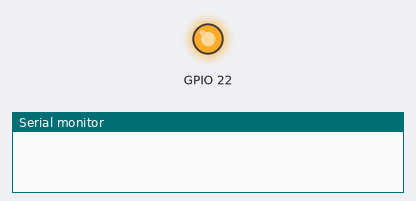
The sketch below on a simulated ESP32. Shown: output pins drawn as LEDs (lit = HIGH), the last lines printed to the serial monitor. WiFi joins after 1.5 s; servers stay silent unless stated; web services answer with replies made up by the test bench. At 2.9 s the program puts the board to deep sleep or switches it off; the recording ends there.

Above: at 0.2 s.
At 1.2 s:
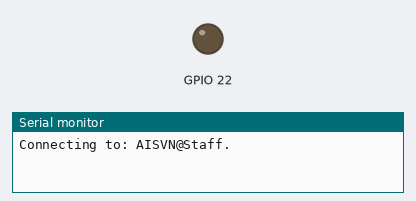
Timing chart, 0 to 2.7 s (numbered marks = the images above):
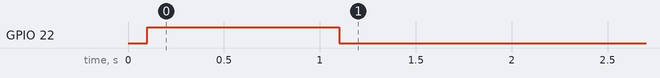

Measured:
- by itself, GPIO 22: LOW → HIGH at 0.10 s, → LOW 1.0 s later

The sketch:

Solarmeter_aisvn2.ino
```cpp
// Solarmeter first attempt, inspired by
// https://randomnerdtutorials.com/esp32-esp8266-publish-sensor-readings-to-google-sheets/

#include <WiFi.h>
#include <Wire.h>

const char* ssid     = "AISVN@Staff";  // AISVN@Staff
const char* password = "/\\1SVN4St@ff"; // /\1SVN4St@ff /\1SVN4St@ff
const char* resource = "/trigger/aisvn/with/key/bqgP3Ljipzw7tfHKj5bvwK";

const char* server = "maker.ifttt.com";

uint64_t uS_TO_S_FACTOR = 1000000;  // Conversion factor for micro seconds to seconds
uint64_t TIME_TO_SLEEP = 120;
int adcValue = 0;

void setup() {
  Serial.begin(115200);
  pinMode(22, OUTPUT);
  digitalWrite(22, LOW);
  delay(100);
  digitalWrite(22, HIGH);
  delay(1000);

  digitalWrite(22, LOW);
  initWifi();
  makeIFTTTRequest();

  esp_sleep_enable_timer_wakeup(TIME_TO_SLEEP * uS_TO_S_FACTOR);
  Serial.println("Going to sleep now");
  esp_deep_sleep_start(); // start deep sleep for 120 seconds (2 minutes)
}

void loop() {
  // sleeping so wont get here
}

// Establish a Wi-Fi connection with your router
void initWifi() {
  Serial.print("Connecting to: ");
  Serial.print(ssid);
  WiFi.begin(ssid, password);

  int timeout = 10 * 4; // 10 seconds
  while(WiFi.status() != WL_CONNECTED  && (timeout-- > 0)) {
    delay(250);
    Serial.print(".");
  }
  Serial.println("");

  if(WiFi.status() != WL_CONNECTED) {
     Serial.println("Failed to connect, going back to sleep");
  }

  Serial.print("WiFi connected in: ");
  Serial.print(millis());
  Serial.print(", IP address: ");
  Serial.println(WiFi.localIP());
}

// Make an HTTP request to the IFTTT web service
void makeIFTTTRequest() {
  Serial.print("Connecting to ");
  Serial.print(server);

  WiFiClient client;
  int retries = 5;
  while(!!!client.connect(server, 80) && (retries-- > 0)) {
    Serial.print(".");
  }
  Serial.println();
  if(!!!client.connected()) {
    Serial.println("Failed to connect...");
  }

  Serial.print("Request resource: ");
  Serial.println(resource);

  // raw and converted voltage reading
  adcValue = analogRead( 34 );
  String jsonObject = String("{\"value1\":\"") + adcValue + "\",\"value2\":\""
    + (adcValue * 2.4)   + "\",\"value3\":\"" + millis() + "\"}";

  client.println(String("POST ") + resource + " HTTP/1.1");
  client.println(String("Host: ") + server);
  client.println("Connection: close\r\nContent-Type: application/json");
  client.print("Content-Length: ");
  client.println(jsonObject.length());
  client.println();
  client.println(jsonObject);

  int timeout = 5 * 10; // 5 seconds
  while(!!!client.available() && (timeout-- > 0)){
    delay(100);
  }
  if(!!!client.available()) {
    Serial.println("No response...");
  }
  while(client.available()){
    Serial.write(client.read());
  }

  Serial.println("\nclosing connection");
  client.stop();
}
```
